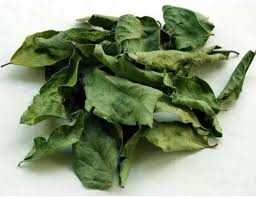
#> input picture dry.jpg, 256 x 197 px
$ python 'food quality inspection.py'   (older library calls are emulated)
#> lines starting #> are read from the running program, lines starting #| are printed output that depends on the picture; after the words box and inside, x2 and y2 are one past the last pixel; in counts of white or black regions, pixels touching at a corner belong together


import cv2
import numpy as np

def analyze_color_variance(image):
    hsv = cv2.cvtColor(image, cv2.COLOR_BGR2HSV)
    hist = cv2.calcHist([hsv], [0], None, [180], [0, 180])
    hist = cv2.normalize(hist, hist).flatten()
    variance = np.var(hist)
    return variance

def analyze_texture_sharpness(image):
    gray = cv2.cvtColor(image, cv2.COLOR_BGR2GRAY)
    lap = cv2.Laplacian(gray, cv2.CV_64F)
    sharpness = lap.var()
    return sharpness

def classify_food(color_var, sharpness):

    if sharpness < 30 or color_var > 0.045:
        return "Reject", (0, 0, 255)
    elif sharpness > 80 and color_var < 0.02:
        return "Premium", (0, 255, 0)
    else:
        return "Acceptable", (0, 255, 255)

def inspect_food(image_path):
#> called with image_path = 'dry.jpg'
    image = cv2.imread(image_path)
#> image is the input picture: shape (197, 256, 3); mean B, G, R 124.9, 153.4, 140.5
    if image is None:
        print(" Image not found.")
        return

    image = cv2.resize(image, (600, 400))
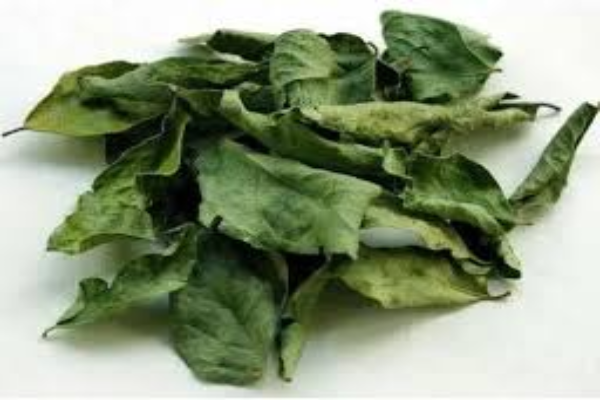
#> image: shape (400, 600, 3); mean B, G, R 124.8, 153.3, 140.4

    color_var = analyze_color_variance(image)
#> in analyze_color_variance, `hsv = cv2.cvtColor(image, cv2.COLOR_BGR2HSV)`: hsv: shape (400, 600, 3); mean H, S, V 45.2, 81.1, 153.3
#> in analyze_color_variance, `hist = cv2.calcHist([hsv], [0], None, [180], [0, 180])`: hist = 180 values, max 19545 at index 42, min 0 at index 1, mean 1333.3
#> in analyze_color_variance, `hist = cv2.normalize(hist, hist).flatten()`: hist = 180 values, max 0.395 at index 42, min 0 at index 1, mean 0.0269
#> in analyze_color_variance, `variance = np.var(hist)`: variance = 0.00483
#> color_var = 0.00483
    sharpness = analyze_texture_sharpness(image)
#> in analyze_texture_sharpness, `gray = cv2.cvtColor(image, cv2.COLOR_BGR2GRAY)`:
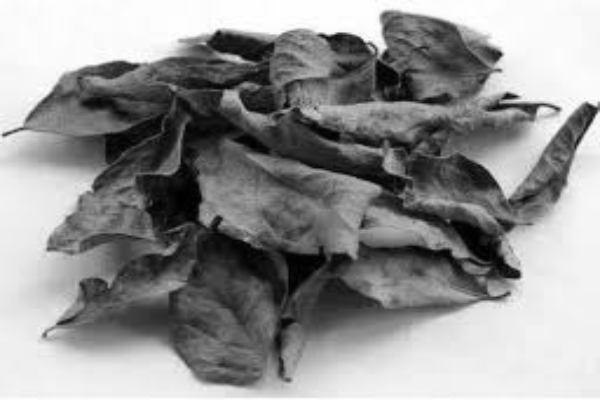
#> gray: shape (400, 600); min 0, max 255, mean 146.2
#> in analyze_texture_sharpness, `lap = cv2.Laplacian(gray, cv2.CV_64F)`:
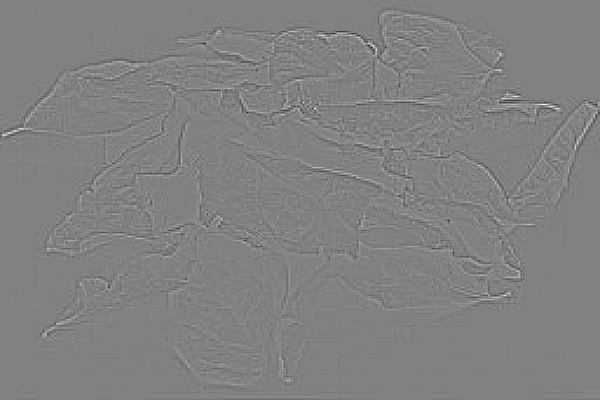
#> lap: shape (400, 600) float64; min -138, max 133, mean 0; drawn with min black and max white
#> in analyze_texture_sharpness, `sharpness = lap.var()`: sharpness = 68.32
#> sharpness = 68.32

    result, color = classify_food(color_var, sharpness)
#> result = 'Acceptable'; color = (0, 255, 255)

    print(f" Image: {image_path}")
    print(f" Texture Sharpness: {sharpness:.2f}")
#|  Texture Sharpness: 68.32
    print(f" Color Variance: {color_var:.5f}")
#|  Color Variance: 0.00483
    print(f" Quality: {result}")
#|  Quality: Acceptable

    cv2.putText(image, f"Quality: {result}", (20, 30),
                cv2.FONT_HERSHEY_SIMPLEX, 1, color, 2)
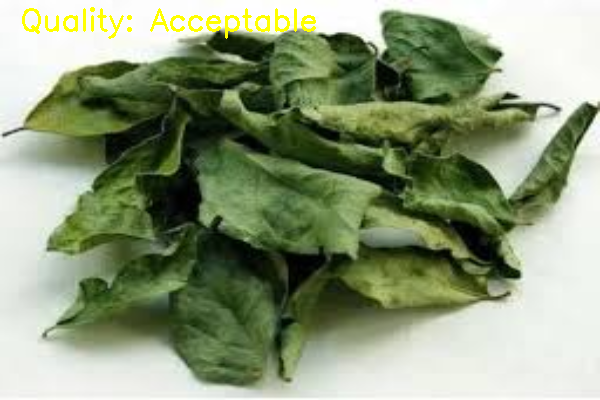
#> image: shape (400, 600, 3); 0.88% of pixels changed, all inside (x1, y1, x2, y2) = (22, 7, 316, 39)

    cv2.imshow("Food Quality Inspection", image)
    cv2.waitKey(0)
    cv2.destroyAllWindows()


inspect_food("dry.jpg")
